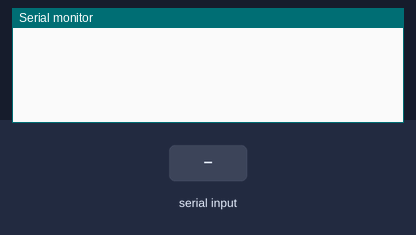
The sketch below on a simulated Arduino Uno, built with avr-gcc and run on an emulated ATmega328P. Shown: the last lines printed to the serial monitor. Inputs (shaded band) come from the test bench.

Above: at 1.2 s.
1.3 s: "90,45\n" received over Serial
At 2.5 s:
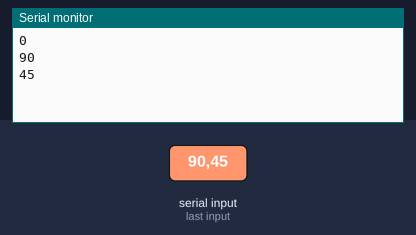
2.8 s: "30,150\n" received over Serial
At 3.8 s:
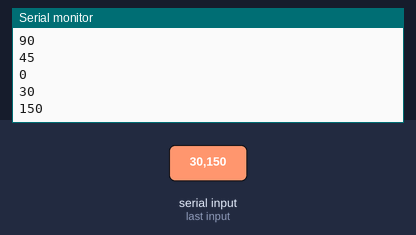
Timing chart, 0 to 5.8 s (numbered marks = the images above; inputs shaded):
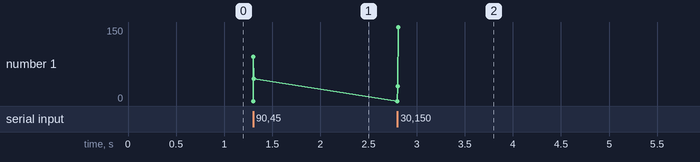

Measured:
- after the input at 1.3 s, the serial monitor: prints a new line at once (image 1)
- after the input at 2.8 s, the serial monitor: prints a new line at once (image 2)
- plotted number 1: 45 → 150 after the input at 2.8 s

The sketch:

print.ino
```cpp
void setup() {
  Serial.begin(9600);
}
int x = 0;

void loop() {
  if ( Serial.available() ) {

    Serial.println(x);
    x = Serial.parseInt();

    /*Serial.println(78);
    Serial.println(1.23456); //floats are defaulted to 2 decimal places
    Serial.println('N');
    Serial.println("Hello world.");

    //allowed bases
    Serial.println(78, BIN);
    Serial.println(78, OCT);
    Serial.println(78, DEC);
    Serial.println(78, HEX);

    //decimal digits for floats
    Serial.println(1.23456, 0);
    Serial.println(1.23456, 2);
    Serial.println(1.23456, 4);

    //flash memory strings
    Serial.print(F("Hello World"));*/
  }
}
```
